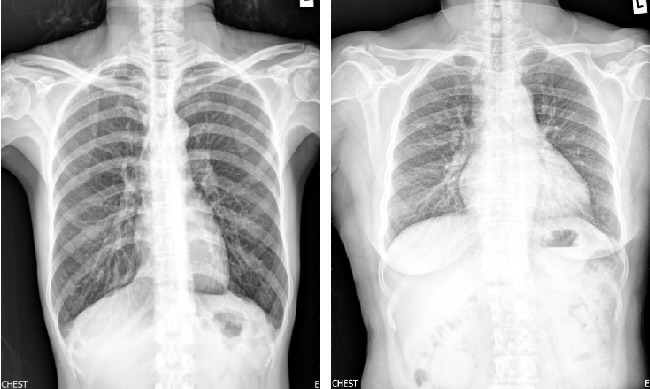
#> input picture data/input/image.jpeg, 650 x 389 px; its folder holds only this picture in this run
$ python clahe.py --input ../data/input/image.jpeg   (older library calls are emulated)
#> lines starting #> are read from the running program, lines starting #| are printed output that depends on the picture
"""
Contrast Limited Adaptive Histogram Equalization (CLAHE) Implementation
Author: GROUP 4

This module implements CLAHE for image enhancement.
CLAHE applies histogram equalization to local regions (tiles) and limits
contrast amplification to prevent noise over-enhancement.
"""

import cv2
import numpy as np
import json
import os
import glob
import argparse
from typing import Tuple, Dict, List
from pathlib import Path
import time


# [26 lines left out: function apply_clahe_grayscale, not called in this run]


def apply_clahe_color(
    image: np.ndarray,
    clip_limit: float = 2.0,
    tile_grid_size: Tuple[int, int] = (8, 8),
    color_space: str = 'LAB'
) -> np.ndarray:
    """
    Apply CLAHE to a color image.

    Args:
        image: Input BGR color image (H x W x 3)
        clip_limit: Threshold for contrast limiting (default: 2.0)
        tile_grid_size: Size of grid for histogram equalization (default: 8x8)
        color_space: Color space for equalization ('LAB', 'HSV', or 'YCrCb')

    Returns:
        Enhanced BGR color image
    """
    if len(image.shape) != 3 or image.shape[2] != 3:
        raise ValueError("Input must be a BGR color image")

    # Create CLAHE object
    clahe = cv2.createCLAHE(clipLimit=clip_limit, tileGridSize=tile_grid_size)

    # Convert to appropriate color space
    if color_space == 'LAB':
        img_converted = cv2.cvtColor(image, cv2.COLOR_BGR2LAB)
        # Apply CLAHE only to the L channel (lightness)
        img_converted[:, :, 0] = clahe.apply(img_converted[:, :, 0])
        # Convert back to BGR
        enhanced = cv2.cvtColor(img_converted, cv2.COLOR_LAB2BGR)

    elif color_space == 'HSV':
        img_converted = cv2.cvtColor(image, cv2.COLOR_BGR2HSV)
        # Apply CLAHE only to the V channel (value/brightness)
        img_converted[:, :, 2] = clahe.apply(img_converted[:, :, 2])
        # Convert back to BGR
        enhanced = cv2.cvtColor(img_converted, cv2.COLOR_HSV2BGR)

    elif color_space == 'YCrCb':
        img_converted = cv2.cvtColor(image, cv2.COLOR_BGR2YCrCb)
        # Apply CLAHE only to the Y channel (luminance)
        img_converted[:, :, 0] = clahe.apply(img_converted[:, :, 0])
        # Convert back to BGR
        enhanced = cv2.cvtColor(img_converted, cv2.COLOR_YCrCb2BGR)

    else:
        raise ValueError(f"Unsupported color space: {color_space}")

    return enhanced


def apply_clahe(
    image: np.ndarray,
    clip_limit: float = 2.0,
    tile_grid_size: Tuple[int, int] = (8, 8),
    color_space: str = 'LAB',
    grayscale: bool = False
) -> np.ndarray:
    """
    Apply CLAHE to an image.
    Automatically detects if image is grayscale or color.

    Args:
        image: Input image (grayscale or BGR color)
        clip_limit: Threshold for contrast limiting (default: 2.0)
        tile_grid_size: Size of grid for histogram equalization (default: 8x8)
        color_space: Color space for color images ('LAB', 'HSV', or 'YCrCb')
        grayscale: Force grayscale processing

    Returns:
        Enhanced image
    """
    if grayscale and len(image.shape) == 3:
        image = cv2.cvtColor(image, cv2.COLOR_BGR2GRAY)

    if len(image.shape) == 2:
        return apply_clahe_grayscale(image, clip_limit, tile_grid_size)
    elif len(image.shape) == 3:
        return apply_clahe_color(image, clip_limit, tile_grid_size, color_space)
    else:
        raise ValueError("Invalid image shape")


def calculate_metrics(original: np.ndarray, enhanced: np.ndarray) -> Dict:
    """
    Calculate quality metrics for enhanced image.

    Args:
        original: Original input image
        enhanced: Enhanced output image

    Returns:
        Dictionary of metrics
    """
    metrics = {}

    # Check if images are grayscale or color
    is_original_gray = len(original.shape) == 2
    is_enhanced_gray = len(enhanced.shape) == 2

    # Convert to grayscale for metrics if needed
    if is_original_gray:
        orig_gray = original
    else:
        orig_gray = cv2.cvtColor(original, cv2.COLOR_BGR2GRAY)

    if is_enhanced_gray:
        enh_gray = enhanced
    else:
        enh_gray = cv2.cvtColor(enhanced, cv2.COLOR_BGR2GRAY)

    # Entropy
    hist = cv2.calcHist([enh_gray], [0], None, [256], [0, 256])
    hist = hist / hist.sum()
    hist = hist[hist > 0]
    metrics['entropy'] = float(-np.sum(hist * np.log2(hist)))

    # Contrast (RMS)
    metrics['contrast'] = float(enh_gray.std())

    # Brightness
    metrics['brightness'] = float(enh_gray.mean())

    # Sharpness (Laplacian variance)
    laplacian = cv2.Laplacian(enh_gray, cv2.CV_64F)
    metrics['sharpness'] = float(laplacian.var())

    # PSNR - need to ensure both images have same shape
    if original.shape != enhanced.shape:
        # If grayscale processing was applied, compare gray versions
        if is_enhanced_gray and not is_original_gray:
            mse = np.mean((orig_gray.astype(float) - enhanced.astype(float)) ** 2)
        else:
            # Resize if necessary
            enhanced_resized = cv2.resize(enhanced, (original.shape[1], original.shape[0]))
            mse = np.mean((original.astype(float) - enhanced_resized.astype(float)) ** 2)
    else:
        mse = np.mean((original.astype(float) - enhanced.astype(float)) ** 2)

    if mse == 0:
        metrics['psnr'] = float('inf')
    else:
        max_pixel = 255.0
        metrics['psnr'] = float(20 * np.log10(max_pixel / np.sqrt(mse)))

    # Image dimensions
    metrics['width'] = int(enhanced.shape[1])
    metrics['height'] = int(enhanced.shape[0])
    metrics['channels'] = int(enhanced.shape[2]) if len(enhanced.shape) == 3 else 1

    return metrics


# [44 lines left out: function tune_clahe_parameters, not called in this run]


def process_single_image(
    input_path: str,
    output_dir: str,
    clip_limit: float = 2.0,
    tile_size: int = 8,
    color_space: str = 'LAB',
    grayscale: bool = False,
    show: bool = False
) -> Dict:
    """
    Process a single image with CLAHE.

    Args:
        input_path: Path to input image
        output_dir: Directory to save output
        clip_limit: CLAHE clip limit
        tile_size: CLAHE tile grid size
        color_space: Color space for processing
        grayscale: Process as grayscale
        show: Display result

    Returns:
        Dictionary with processing results and metrics
    """
#> called with input_path = '../data/input/image.jpeg', output_dir = 'data/output', clip_limit = 2, tile_size = 8, color_space = 'LAB', grayscale = False, show = False
    # Load image
    image = cv2.imread(input_path)
#> image is the input picture: shape (389, 650, 3); min 0, max 255, mean 175.6
    if image is None:
        raise ValueError(f"Could not load image: {input_path}")

    # Store original for metrics
    original = image.copy()

    # Apply CLAHE
    start_time = time.time()
    enhanced = apply_clahe(
        image,
        clip_limit=clip_limit,
        tile_grid_size=(tile_size, tile_size),
        color_space=color_space,
        grayscale=grayscale
    )
#> in apply_clahe_color, `img_converted = cv2.cvtColor(image, cv2.COLOR_BGR2LAB)`: img_converted: shape (389, 650, 3); mean of channels 0, 1, 2 179.5, 128, 128
#> in apply_clahe_color, `img_converted[:, :, 0] = clahe.apply(img_converted[:, :, 0])`: img_converted: shape (389, 650, 3); mean of channels 0, 1, 2 156.3, 128, 128
#> in apply_clahe_color, `enhanced = cv2.cvtColor(img_converted, cv2.COLOR_LAB2BGR)`:
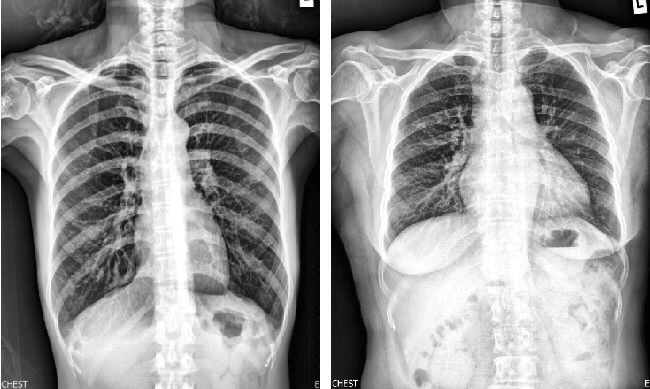
#> enhanced: shape (389, 650, 3); mean B, G, R 151.8, 151.8, 151.8
    processing_time = time.time() - start_time

    # Generate output filename
    input_filename = Path(input_path).stem
    if grayscale:
        output_filename = f"{input_filename}_clahe_clip{clip_limit}_tile{tile_size}_gray.png"
    else:
        output_filename = f"{input_filename}_clahe_clip{clip_limit}_tile{tile_size}_{color_space}.png"

    output_path = os.path.join(output_dir, output_filename)

    # Save enhanced image
    os.makedirs(output_dir, exist_ok=True)
    cv2.imwrite(output_path, enhanced)

    # Calculate metrics
    metrics = calculate_metrics(original, enhanced)
#> in calculate_metrics, `hist = cv2.calcHist([enh_gray], [0], None, [256], [0, 256])`: hist = 256 values, max 6545 at index 255, min 0 at index 1, mean 987.7
#> in calculate_metrics, `hist = hist / hist.sum()`: hist = 256 values, max 0.0259 at index 255, min 0 at index 1, mean 0.00391
#> in calculate_metrics, `hist = hist[hist > 0]`: hist = 242 values, max 0.0259 at index 241, min 3.95e-06 at index 0, mean 0.00413
#> in calculate_metrics, `laplacian = cv2.Laplacian(enh_gray, cv2.CV_64F)`:
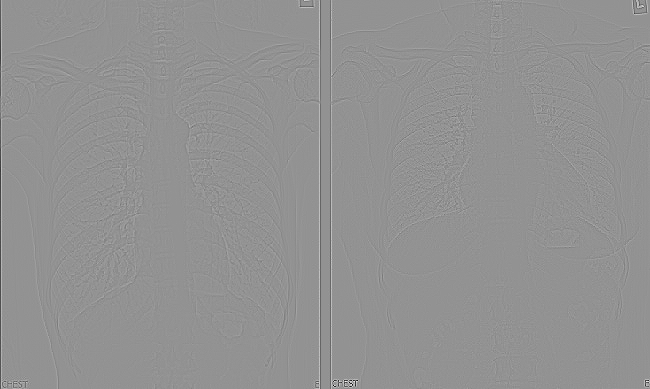
#> laplacian: shape (389, 650) float64; min -806, max 595, mean -0.3; drawn with min black and max white
#> in calculate_metrics, `mse = np.mean((original.astype(float) - enhanced.astype(float)) ** 2)`: mse = 1174.5
#> metrics = {'entropy': 7.74, 'contrast': 75.19, 'brightness': 151.8, 'sharpness': 1148.2, 'psnr': 17.43, 'width': 650, 'height': 389, 'channels': 3}

    # Add processing info
    result = {
        'input_path': input_path,
        'output_path': output_path,
        'parameters': {
            'clip_limit': clip_limit,
            'tile_size': tile_size,
            'color_space': color_space if not grayscale else 'grayscale',
            'grayscale': grayscale
        },
        'metrics': metrics,
        'processing_time_seconds': processing_time
    }

    # Display if requested
    if show:
        # Prepare images for display
        if len(enhanced.shape) == 2:
            # Grayscale - convert to BGR for display
            enhanced_display = cv2.cvtColor(enhanced, cv2.COLOR_GRAY2BGR)
        else:
            enhanced_display = enhanced

        # Resize for display
        display = np.hstack([
            cv2.resize(original, (400, 400)),
            cv2.resize(enhanced_display, (400, 400))
        ])
        cv2.imshow(f'Original vs CLAHE - {input_filename}', display)
        print("\nPress any key to close the display window...")
        cv2.waitKey(0)
        cv2.destroyAllWindows()

    return result


# [65 lines left out: function process_batch, not called in this run]


def save_metrics_to_json(results: List[Dict], output_path: str = 'metrics.json'):
    """
    Save all results and metrics to a JSON file.

    Args:
        results: List of processing results
        output_path: Path to save JSON file
    """
    # Prepare summary
    summary = {
        'total_images_processed': len(results),
        'timestamp': time.strftime('%Y-%m-%d %H:%M:%S'),
        'results': results
    }

    # Calculate average metrics
    if results:
        avg_metrics = {}
        metric_keys = list(results[0]['metrics'].keys())
        for key in metric_keys:
            values = [r['metrics'][key] for r in results if key in r['metrics']]
            if values and not np.isinf(values[0]):
                avg_metrics[f'avg_{key}'] = float(np.mean(values))

        summary['average_metrics'] = avg_metrics

    # Save to JSON
    with open(output_path, 'w') as f:
        json.dump(summary, f, indent=2)

    print(f"\n✓ Metrics saved to: {output_path}")


if __name__ == "__main__":
    parser = argparse.ArgumentParser(
        description='CLAHE Image Enhancement - Standalone Script'
    )

    # Input/Output
    parser.add_argument('--input', type=str, help='Path to input image')
    parser.add_argument('--input-dir', type=str, default='data/input',
                       help='Input directory for batch processing')
    parser.add_argument('--output', type=str, default='data/output',
                       help='Output directory')

    # CLAHE Parameters
    parser.add_argument('--clip-limit', type=float, default=2.0,
                       help='CLAHE clip limit (default: 2.0)')
    parser.add_argument('--tile-size', type=int, default=8,
                       help='CLAHE tile grid size (default: 8)')
    parser.add_argument('--color-space', type=str, default='LAB',
                       choices=['LAB', 'HSV', 'YCrCb'],
                       help='Color space for processing')

    # Options
    parser.add_argument('--grayscale', action='store_true',
                       help='Process as grayscale')
    parser.add_argument('--show', action='store_true',
                       help='Display results')
    parser.add_argument('--test-params', action='store_true',
                       help='Test multiple parameter combinations')
    parser.add_argument('--metrics-output', type=str, default='metrics.json',
                       help='Path to save metrics JSON file')

    args = parser.parse_args()

    print("=" * 60)
    print("CLAHE - Contrast Limited Adaptive Histogram Equalization")
    print("Author: GROUP 4")
    print("=" * 60)

    results = []

    # Single image processing
    if args.input:
        print(f"\n→ Processing single image: {args.input}")
        result = process_single_image(
            input_path=args.input,
            output_dir=args.output,
            clip_limit=args.clip_limit,
            tile_size=args.tile_size,
            color_space=args.color_space,
            grayscale=args.grayscale,
            show=args.show
        )
#> result = 5 items
        results.append(result)

        print(f"\n✓ Output saved to: {result['output_path']}")
#| ✓ Output saved to: data/output/image_clahe_clip2.0_tile8_LAB.png
        print("\nMetrics:")
        for key, value in result['metrics'].items():
            print(f"  {key}: {value:.4f}" if isinstance(value, float) else f"  {key}: {value}")
#> this loop made 8 passes
#> (key, value) on passes 1 to 8: ('entropy', 7.74), ('contrast', 75.19), ('brightness', 151.8), ('sharpness', 1148.2), ('psnr', 17.43), ('width', 650), ('height', 389), ('channels', 3)
#|   entropy: 7.7373
#|   contrast: 75.1928
#|   brightness: 151.8123
#|   sharpness: 1148.1592
#|   psnr: 17.4323
#|   width: 650
#|   height: 389
#|   channels: 3

    # Batch processing
    else:
        print(f"\n→ Batch processing from: {args.input_dir}")
        results = process_batch(
            input_dir=args.input_dir,
            output_dir=args.output,
            test_parameters=args.test_params
        )

    # Save metrics to JSON
    if results:
        save_metrics_to_json(results, args.metrics_output)
#> in save_metrics_to_json, `metric_keys = list(results[0]['metrics'].keys())`: metric_keys = ['entropy', 'contrast', 'brightness', 'sharpness', 'psnr', 'width', 'height', 'channels']
#> the loop in save_metrics_to_json, `for key in metric_keys:` made 8 passes
#> after the loop in save_metrics_to_json, `for key in metric_keys:`: avg_metrics = {'avg_entropy': 7.74, 'avg_contrast': 75.19, 'avg_brightness': 151.8, 'avg_sharpness': 1148.2, 'avg_psnr': 17.43, 'avg_width': 650, 'avg_height': 389, 'avg_channels': 3}
        print(f"\n✓ Total images processed: {len(results)}")
#| ✓ Total images processed: 1
    else:
        print("\n✗ No images were processed")

$ run again, on data/input/image.jpg
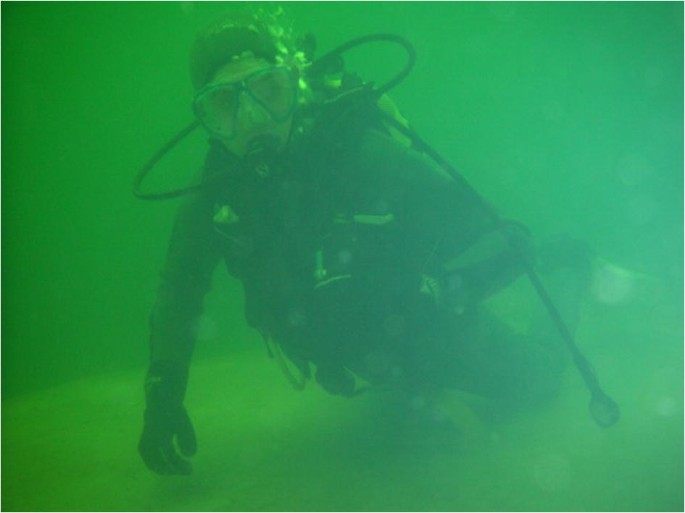
#> input picture data/input/image.jpg, 685 x 513 px
#> in process_single_image, image is the input picture: shape (513, 685, 3); mean B, G, R 81.4, 147.9, 42
#> in calculate_metrics, `enh_gray = cv2.cvtColor(enhanced, cv2.COLOR_BGR2GRAY)`:
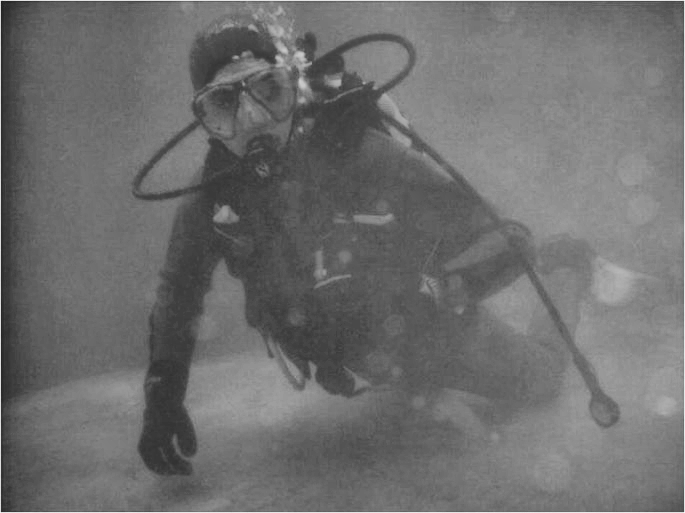
#> enh_gray: shape (513, 685); min 31, max 249, mean 110.1
#> in calculate_metrics, `hist = cv2.calcHist([enh_gray], [0], None, [256], [0, 256])`: hist = 256 values, max 5963 at index 112, min 0 at index 0, mean 1372.7
#> in calculate_metrics, `hist = hist / hist.sum()`: hist = 256 values, max 0.017 at index 112, min 0 at index 0, mean 0.00391
#> in calculate_metrics, `hist = hist[hist > 0]`: hist = 201 values, max 0.017 at index 80, min 2.85e-06 at index 0, mean 0.00498
#> in calculate_metrics, `laplacian = cv2.Laplacian(enh_gray, cv2.CV_64F)`:
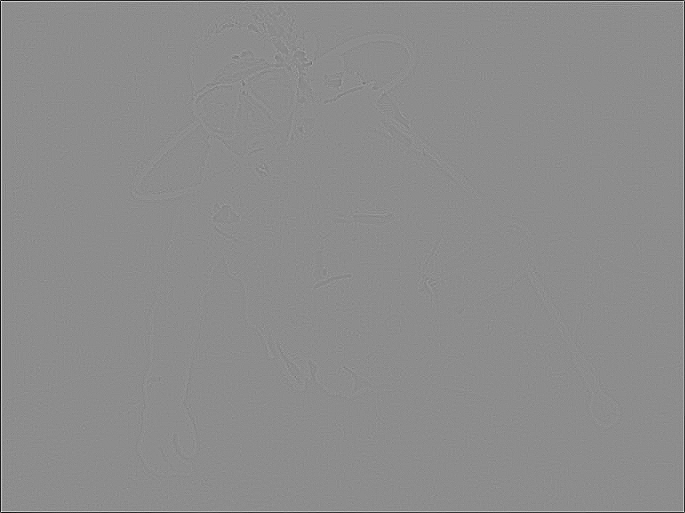
#> laplacian: shape (513, 685) float64; min -409, max 330, mean -0.9; drawn with min black and max white
#> mse = 191.5
#> metrics = {'entropy': 6.64, 'contrast': 26.27, 'brightness': 110.1, 'sharpness': 730.3, 'psnr': 25.31, 'width': 685, 'height': 513, 'channels': 3}
#> result = 5 items
#| ✓ Output saved to: data/output/image_clahe_clip2.0_tile8_LAB.png
#> the loop `for key, value in result['metrics'].items():` made 8 passes
#> (key, value) on passes 1 to 8: ('entropy', 6.64), ('contrast', 26.27), ('brightness', 110.1), ('sharpness', 730.3), ('psnr', 25.31), ('width', 685), ('height', 513), ('channels', 3)
#> (printed output is left out)
#> metric_keys = ['entropy', 'contrast', 'brightness', 'sharpness', 'psnr', 'width', 'height', 'channels']
#> the loop in save_metrics_to_json, `for key in metric_keys:` made 8 passes
#> after the loop in save_metrics_to_json, `for key in metric_keys:`: avg_metrics = {'avg_entropy': 6.64, 'avg_contrast': 26.27, 'avg_brightness': 110.1, 'avg_sharpness': 730.3, 'avg_psnr': 25.31, 'avg_width': 685, 'avg_height': 513, 'avg_channels': 3}
#| ✓ Total images processed: 1
